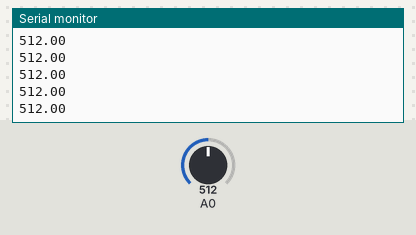
This sketch was run on a simulated Arduino Uno, built with avr-gcc and run on an emulated ATmega328P. On the bench: the last lines printed to the serial monitor. The inputs (shaded band) are chosen by the test bench; at power-on: A0 = 512.

Above: at 1.2 s.
1.3 s: A0 set to 716
At 2.2 s:
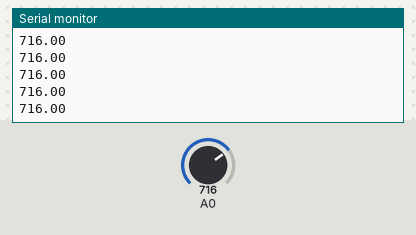
2.8 s: A0 set to 900
At 3.6 s:
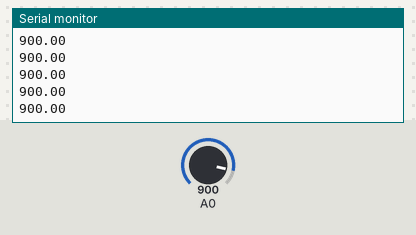
Timing chart, 0 to 5.8 s (numbered marks = the images above; inputs shaded):
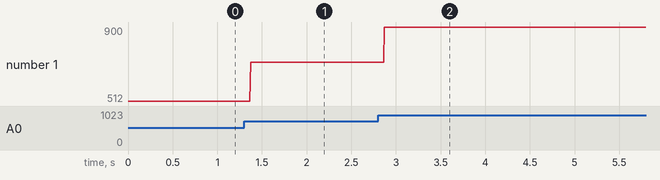

The sketch:

pot_analog.ino
```cpp
void setup()
{
  pinMode(A0, INPUT);
  Serial.begin(9600);
}

void loop()
{
  float pot_res;
  pot_res=analogRead(A0);
  Serial.println(pot_res);

}
```

Measured:
- after the input at 1.3 s, the serial monitor: prints a new line after 0.07 s (image 1)
- after the input at 2.8 s, the serial monitor: prints a new line after 0.07 s (image 2)
- plotted number 1: 512 → 716 after the input at 1.3 s, 716 → 900 after the input at 2.8 s
